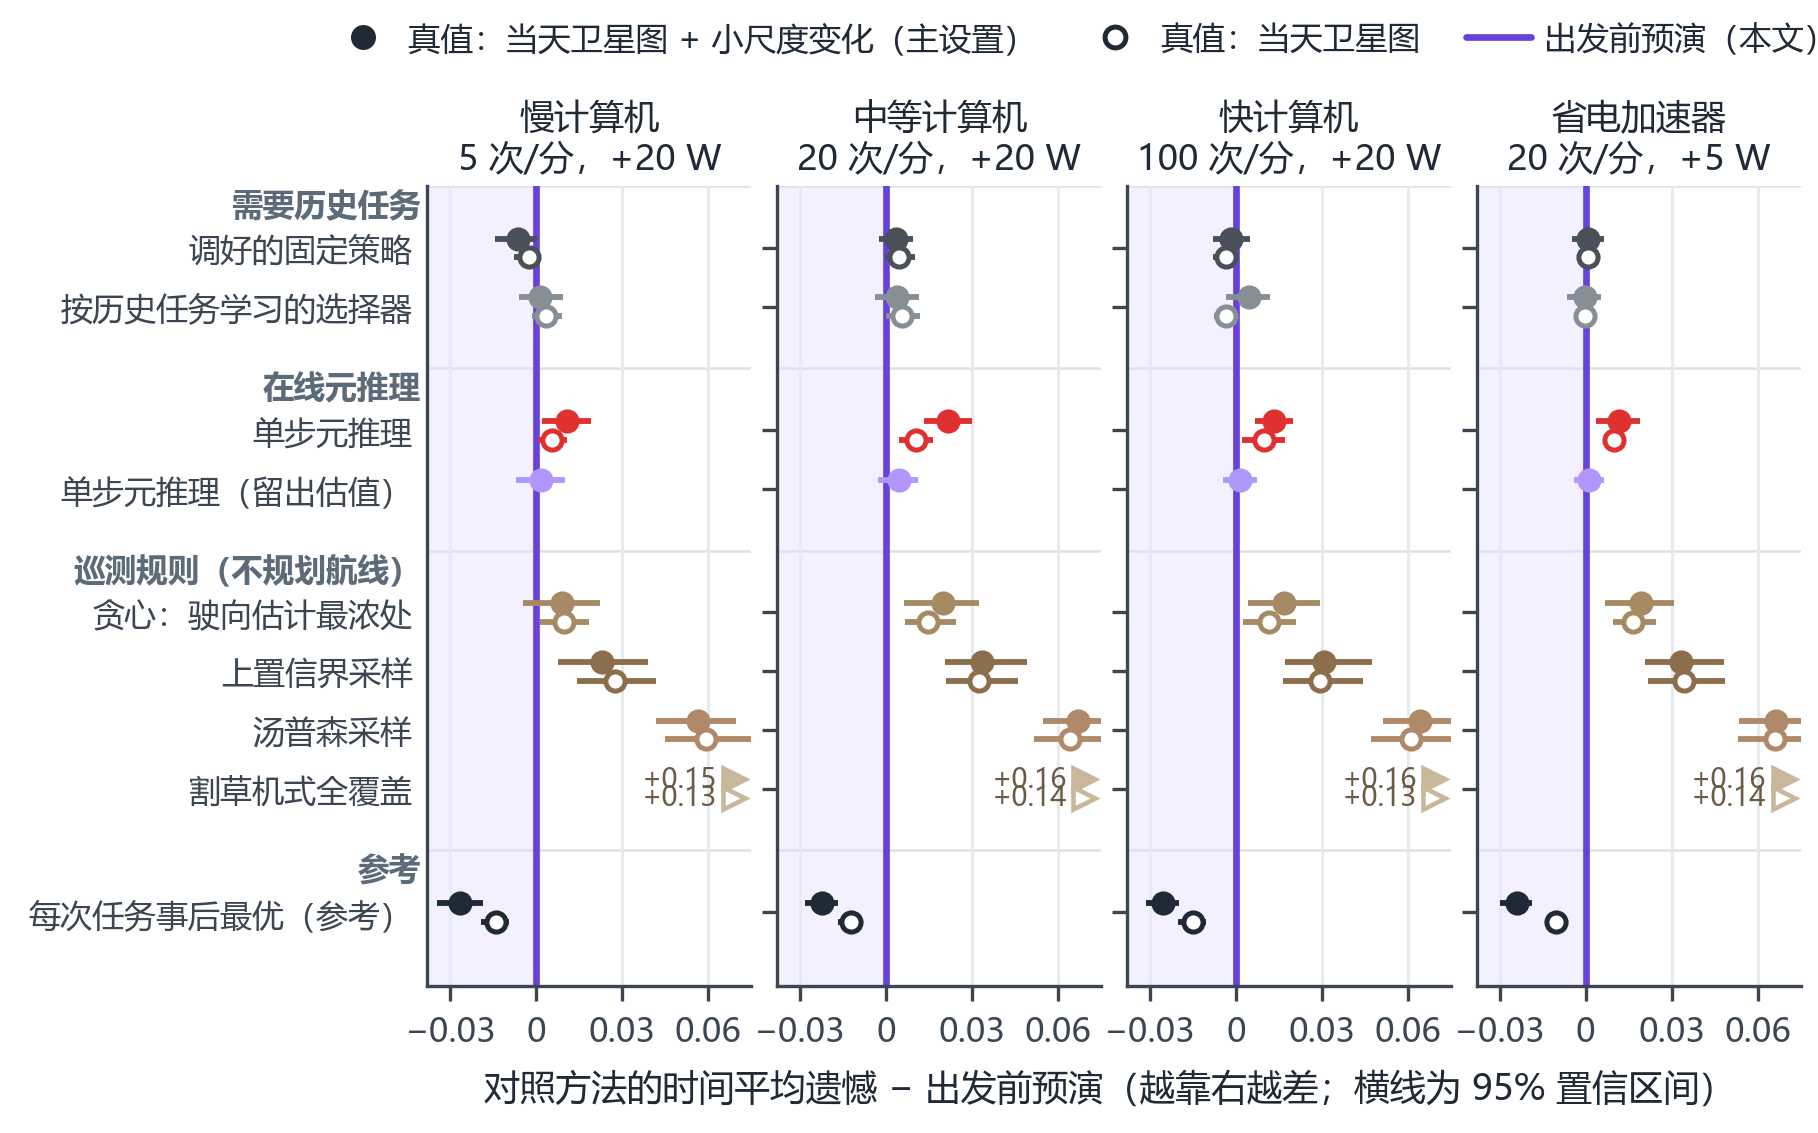

This chart was generated by the following Python code:
"""Figure 4: every compared controller against rehearsal on the 148 test missions, for the four
vehicles and both models of the true ocean. Each mark is a controller's time-averaged regret minus
rehearsal's (paired by mission; bar = 95% interval from a bootstrap over bloom weeks); right of zero
= worse than rehearsal. Filled: the satellite map of the day plus small-scale variability (main
setting); hollow: the satellite map of the day itself.
Data: results/rev2_summary.json (experiments/rev2_summary.py)
"""
import json
import sys

import numpy as np
import style as S
from style import plt

sys.path.insert(0, str(S.ROOT / "paper"))
from terms import CONTROLLER, VEHICLE, VEHICLE_SUB  # noqa: E402

S.setup()
R = json.load(open(S.ROOT / "results" / "rev2_summary.json", encoding="utf-8"))["main"]
GROUPS = [("需要历史任务", ["tuned", "learned"]),
          ("在线元推理", ["rational", "double"]),
          ("巡测规则（不规划航线）", ["greedy", "ucb", "thompson", "lawnmower"]),
          ("参考", ["oracle"])]
COL = {"tuned": S.TUNED, "learned": "#868E96", "rational": S.META, "double": S.META_HELD,
       "greedy": S.RULES["greedy"], "ucb": S.RULES["ucb"], "thompson": S.RULES["thompson"],
       "lawnmower": S.RULES["lawnmower"], "oracle": S.INK}
XMAX, XMIN = 0.075, -0.038
rows, labels, gy = [], [], []
y = 0
for g, keys in GROUPS:
    gy.append((g, y))
    y += 0.75
    for k in keys:
        rows.append((k, y))
        y += 1.0
    y += 0.35
H = y
fig, axes = plt.subplots(1, 4, figsize=(S.TEXTW, 96 * S.MM), sharey=True)
fig.subplots_adjust(left=0.235, right=0.99, top=0.835, bottom=0.13, wspace=0.08)
for j, v in enumerate(["weak", "moderate", "strong", "efficient"]):
    ax = axes[j]
    ax.axvline(0, color=S.REHEARSAL, lw=1.6, zorder=1)
    ax.axvspan(XMIN, 0, color="#F3F0FF", zorder=0, lw=0)
    for k, yy in rows:
        for truth, dy, filled in (("sat+", -0.16, True), ("sat", 0.16, False)):
            r = R.get(truth, {}).get(v, {}).get("rehearsal_minus", {}).get(k)
            if not r:
                continue
            m, lo, hi = -r["mean"], -r["hi"], -r["lo"]
            c = COL[k]
            if m > XMAX:
                ax.plot([XMAX - 0.006], [yy + dy], marker=">", ms=5.5, color=c, mfc=c if filled else "white", mew=1.1)
                ax.text(XMAX - 0.012, yy + dy, S.minus(m, "{:+.2f}"), fontsize=6.6, color="#6B5B45", ha="right", va="center")
                continue
            ax.plot([max(lo, XMIN), min(hi, XMAX)], [yy + dy, yy + dy], color=c, lw=1.4, solid_capstyle="butt")
            ax.plot([m], [yy + dy], "o", ms=4.6, color=c, mfc=c if filled else "white", mew=1.2, zorder=3)
    ax.set_xlim(XMIN, XMAX)
    ax.set_xticks([-0.03, 0, 0.03, 0.06], ["−0.03", "0", "0.03", "0.06"])
    ax.set_ylim(H - 0.1, -0.3)
    ax.grid(axis="y", visible=False)
    ax.set_title(f"{VEHICLE[v]}\n{VEHICLE_SUB[v]}", fontsize=8.4, pad=4)
    if j == 0:
        ax.set_yticks([yy for _, yy in rows], [CONTROLLER[k] for k, _ in rows], fontsize=7.7)
        ax.tick_params(axis="y", length=0)
    for g, yy in gy:
        if j == 0:
            ax.text(-0.02, yy + 0.05, g, transform=ax.get_yaxis_transform(), ha="right", va="center", fontsize=7.6,
                    color=S.MUTED, fontweight="bold")
        ax.axhline(yy - 0.3, color="#DEE2E6", lw=0.6, zorder=0)
fig.text(0.61, 0.03, "对照方法的时间平均遗憾 − 出发前预演（越靠右越差；横线为 95% 置信区间）", ha="center", fontsize=8.6)
h1, = axes[0].plot([], [], "o", ms=5, color=S.INK, label="真值：当天卫星图 + 小尺度变化（主设置）")
h2, = axes[0].plot([], [], "o", ms=5, color=S.INK, mfc="white", mew=1.2, label="真值：当天卫星图")
h3, = axes[0].plot([], [], color=S.REHEARSAL, lw=1.6, label="出发前预演（本文）= 0")
fig.legend(handles=[h1, h2, h3], loc="upper center", ncol=3, fontsize=7.8, bbox_to_anchor=(0.61, 1.005),
           handletextpad=0.4, columnspacing=1.4)
S.save(fig, "fig_main")
